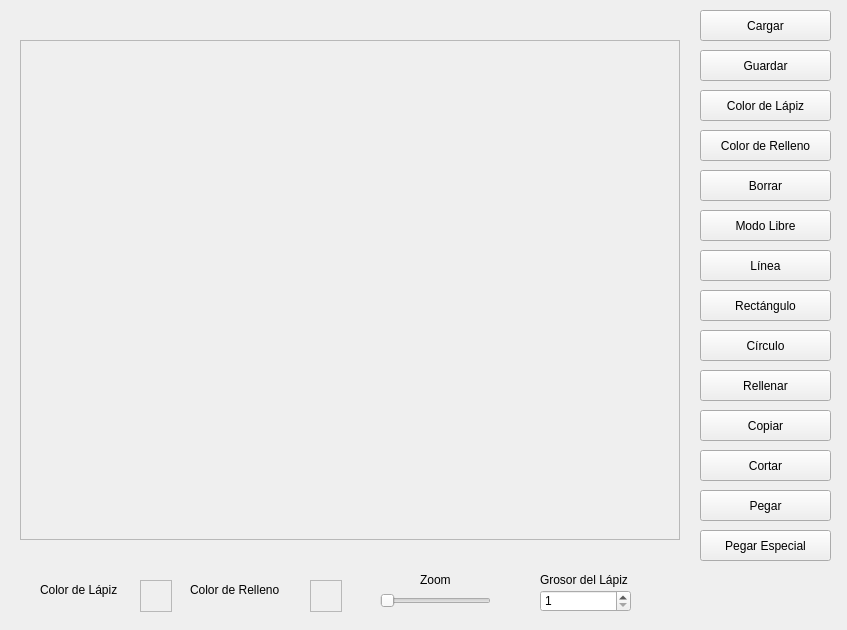
<?xml version="1.0" encoding="UTF-8"?>
<ui version="4.0">
 <class>QMainForm</class>
 <widget class="QWidget" name="QMainForm">
  <property name="geometry">
   <rect>
    <x>0</x>
    <y>0</y>
    <width>847</width>
    <height>630</height>
   </rect>
  </property>
  <property name="windowTitle">
   <string>Painter</string>
  </property>
  <widget class="QScrollArea" name="paintScrollArea">
   <property name="geometry">
    <rect>
     <x>20</x>
     <y>40</y>
     <width>660</width>
     <height>500</height>
    </rect>
   </property>
   <property name="mouseTracking">
    <bool>false</bool>
   </property>
   <property name="autoFillBackground">
    <bool>false</bool>
   </property>
   <property name="widgetResizable">
    <bool>true</bool>
   </property>
   <property name="alignment">
    <set>Qt::AlignLeading|Qt::AlignLeft|Qt::AlignTop</set>
   </property>
   <widget class="QWidget" name="scrollAreaWidgetContents">
    <property name="geometry">
     <rect>
      <x>0</x>
      <y>0</y>
      <width>658</width>
      <height>498</height>
     </rect>
    </property>
   </widget>
  </widget>
  <widget class="QPushButton" name="pushButtonBorrar">
   <property name="geometry">
    <rect>
     <x>700</x>
     <y>170</y>
     <width>131</width>
     <height>31</height>
    </rect>
   </property>
   <property name="text">
    <string>Borrar</string>
   </property>
  </widget>
  <widget class="QPushButton" name="pushButtonPenColor">
   <property name="geometry">
    <rect>
     <x>700</x>
     <y>90</y>
     <width>131</width>
     <height>31</height>
    </rect>
   </property>
   <property name="text">
    <string>Color de Lápiz</string>
   </property>
  </widget>
  <widget class="QFrame" name="currentBrushColor">
   <property name="geometry">
    <rect>
     <x>310</x>
     <y>580</y>
     <width>32</width>
     <height>32</height>
    </rect>
   </property>
   <property name="frameShape">
    <enum>QFrame::StyledPanel</enum>
   </property>
   <property name="frameShadow">
    <enum>QFrame::Raised</enum>
   </property>
  </widget>
  <widget class="QFrame" name="currentPenColor">
   <property name="geometry">
    <rect>
     <x>140</x>
     <y>580</y>
     <width>32</width>
     <height>32</height>
    </rect>
   </property>
   <property name="frameShape">
    <enum>QFrame::StyledPanel</enum>
   </property>
   <property name="frameShadow">
    <enum>QFrame::Raised</enum>
   </property>
  </widget>
  <widget class="QLabel" name="label">
   <property name="geometry">
    <rect>
     <x>40</x>
     <y>580</y>
     <width>101</width>
     <height>20</height>
    </rect>
   </property>
   <property name="text">
    <string>Color de Lápiz</string>
   </property>
  </widget>
  <widget class="QLabel" name="label_2">
   <property name="geometry">
    <rect>
     <x>190</x>
     <y>580</y>
     <width>111</width>
     <height>20</height>
    </rect>
   </property>
   <property name="text">
    <string>Color de Relleno</string>
   </property>
  </widget>
  <widget class="QPushButton" name="pushButtonBrushColor">
   <property name="geometry">
    <rect>
     <x>700</x>
     <y>130</y>
     <width>131</width>
     <height>31</height>
    </rect>
   </property>
   <property name="text">
    <string>Color de Relleno</string>
   </property>
  </widget>
  <widget class="QSlider" name="zoomHorizontalSlider">
   <property name="geometry">
    <rect>
     <x>380</x>
     <y>590</y>
     <width>111</width>
     <height>21</height>
    </rect>
   </property>
   <property name="minimum">
    <number>1</number>
   </property>
   <property name="maximum">
    <number>8</number>
   </property>
   <property name="orientation">
    <enum>Qt::Horizontal</enum>
   </property>
  </widget>
  <widget class="QLabel" name="label_3">
   <property name="geometry">
    <rect>
     <x>420</x>
     <y>570</y>
     <width>41</width>
     <height>20</height>
    </rect>
   </property>
   <property name="text">
    <string>Zoom</string>
   </property>
  </widget>
  <widget class="QSpinBox" name="penWidthSpinBox">
   <property name="geometry">
    <rect>
     <x>540</x>
     <y>590</y>
     <width>91</width>
     <height>22</height>
    </rect>
   </property>
   <property name="minimum">
    <number>1</number>
   </property>
   <property name="maximum">
    <number>11</number>
   </property>
   <property name="singleStep">
    <number>2</number>
   </property>
  </widget>
  <widget class="QLabel" name="label_4">
   <property name="geometry">
    <rect>
     <x>540</x>
     <y>570</y>
     <width>111</width>
     <height>20</height>
    </rect>
   </property>
   <property name="text">
    <string>Grosor del Lápiz</string>
   </property>
  </widget>
  <widget class="QPushButton" name="pushButtonModoLibre">
   <property name="geometry">
    <rect>
     <x>700</x>
     <y>210</y>
     <width>131</width>
     <height>31</height>
    </rect>
   </property>
   <property name="text">
    <string>Modo Libre</string>
   </property>
   <property name="checkable">
    <bool>true</bool>
   </property>
  </widget>
  <widget class="QPushButton" name="pushButtonLinea">
   <property name="geometry">
    <rect>
     <x>700</x>
     <y>250</y>
     <width>131</width>
     <height>31</height>
    </rect>
   </property>
   <property name="text">
    <string>Línea</string>
   </property>
   <property name="checkable">
    <bool>true</bool>
   </property>
  </widget>
  <widget class="QPushButton" name="pushButtonRellenar">
   <property name="geometry">
    <rect>
     <x>700</x>
     <y>370</y>
     <width>131</width>
     <height>31</height>
    </rect>
   </property>
   <property name="text">
    <string>Rellenar</string>
   </property>
   <property name="checkable">
    <bool>true</bool>
   </property>
  </widget>
  <widget class="QPushButton" name="pushButtonCirculo">
   <property name="geometry">
    <rect>
     <x>700</x>
     <y>330</y>
     <width>131</width>
     <height>31</height>
    </rect>
   </property>
   <property name="text">
    <string>Círculo</string>
   </property>
   <property name="checkable">
    <bool>true</bool>
   </property>
  </widget>
  <widget class="QPushButton" name="pushButtonRectangulo">
   <property name="geometry">
    <rect>
     <x>700</x>
     <y>290</y>
     <width>131</width>
     <height>31</height>
    </rect>
   </property>
   <property name="text">
    <string>Rectángulo</string>
   </property>
   <property name="checkable">
    <bool>true</bool>
   </property>
  </widget>
  <widget class="QPushButton" name="pushButtonCopiar">
   <property name="geometry">
    <rect>
     <x>700</x>
     <y>410</y>
     <width>131</width>
     <height>31</height>
    </rect>
   </property>
   <property name="text">
    <string>Copiar</string>
   </property>
  </widget>
  <widget class="QPushButton" name="pushButtonCortar">
   <property name="geometry">
    <rect>
     <x>700</x>
     <y>450</y>
     <width>131</width>
     <height>31</height>
    </rect>
   </property>
   <property name="text">
    <string>Cortar</string>
   </property>
  </widget>
  <widget class="QPushButton" name="pushButtonPegar">
   <property name="geometry">
    <rect>
     <x>700</x>
     <y>490</y>
     <width>131</width>
     <height>31</height>
    </rect>
   </property>
   <property name="text">
    <string>Pegar</string>
   </property>
   <property name="checkable">
    <bool>true</bool>
   </property>
  </widget>
  <widget class="QPushButton" name="pushButtonCargar">
   <property name="geometry">
    <rect>
     <x>700</x>
     <y>10</y>
     <width>131</width>
     <height>31</height>
    </rect>
   </property>
   <property name="text">
    <string>Cargar</string>
   </property>
  </widget>
  <widget class="QPushButton" name="pushButtonGuardar">
   <property name="geometry">
    <rect>
     <x>700</x>
     <y>50</y>
     <width>131</width>
     <height>31</height>
    </rect>
   </property>
   <property name="text">
    <string>Guardar</string>
   </property>
  </widget>
  <widget class="QPushButton" name="pushButtonPegarEspecial">
   <property name="geometry">
    <rect>
     <x>700</x>
     <y>530</y>
     <width>131</width>
     <height>31</height>
    </rect>
   </property>
   <property name="text">
    <string>Pegar Especial</string>
   </property>
   <property name="checkable">
    <bool>true</bool>
   </property>
  </widget>
 </widget>
 <resources/>
 <connections/>
</ui>
